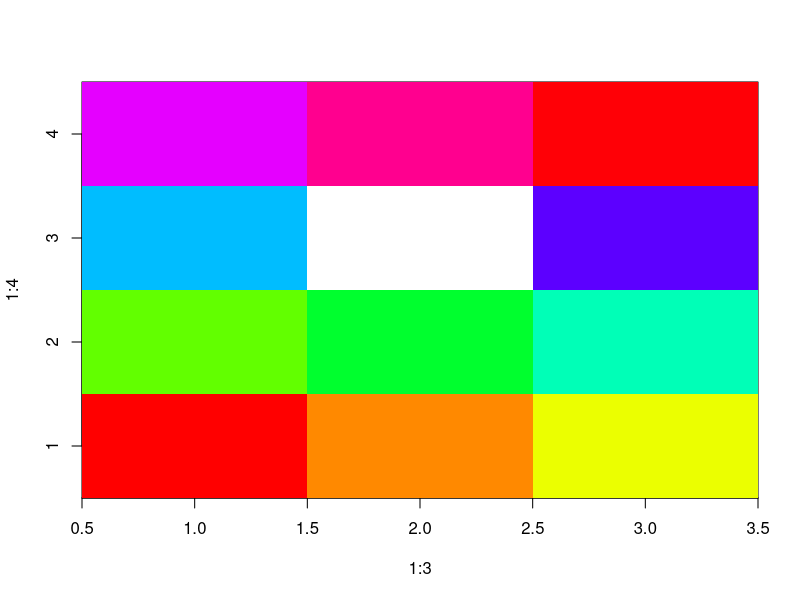
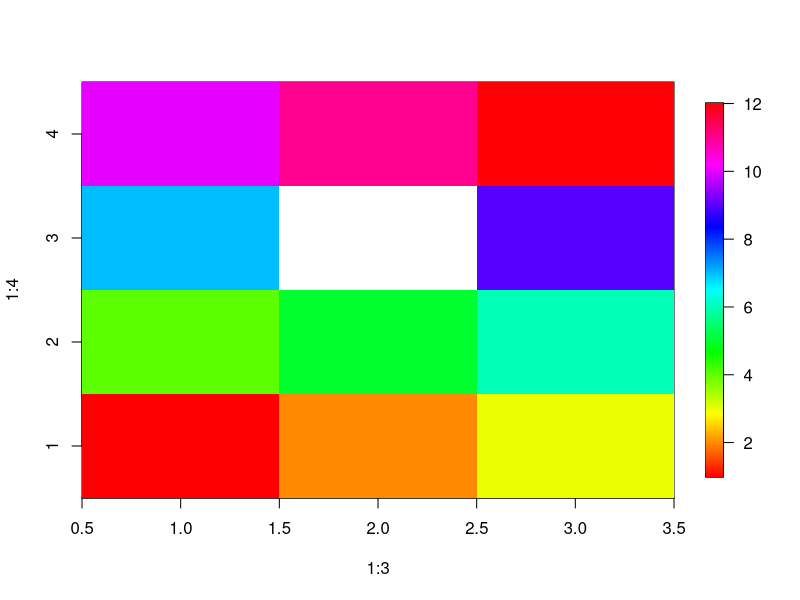

Recreate these plots in R, in order.
## ---- chunk 1
look<- matrix( 1:12, ncol=4, nrow=3)
look
## ---- chunk 2
look[2,3] <- NA
look
look2<- is.na( look)
look2

 look==4 

## ---- chunk 3
apply( look, 1, "max")

apply( look, 2, "max")

## ---- chunk 4
image(1:3, 1:4, look, col=rainbow(256))
## ---- chunk 5
library(fields)
image.plot(1:3, 1:4, look, col=rainbow(256))
